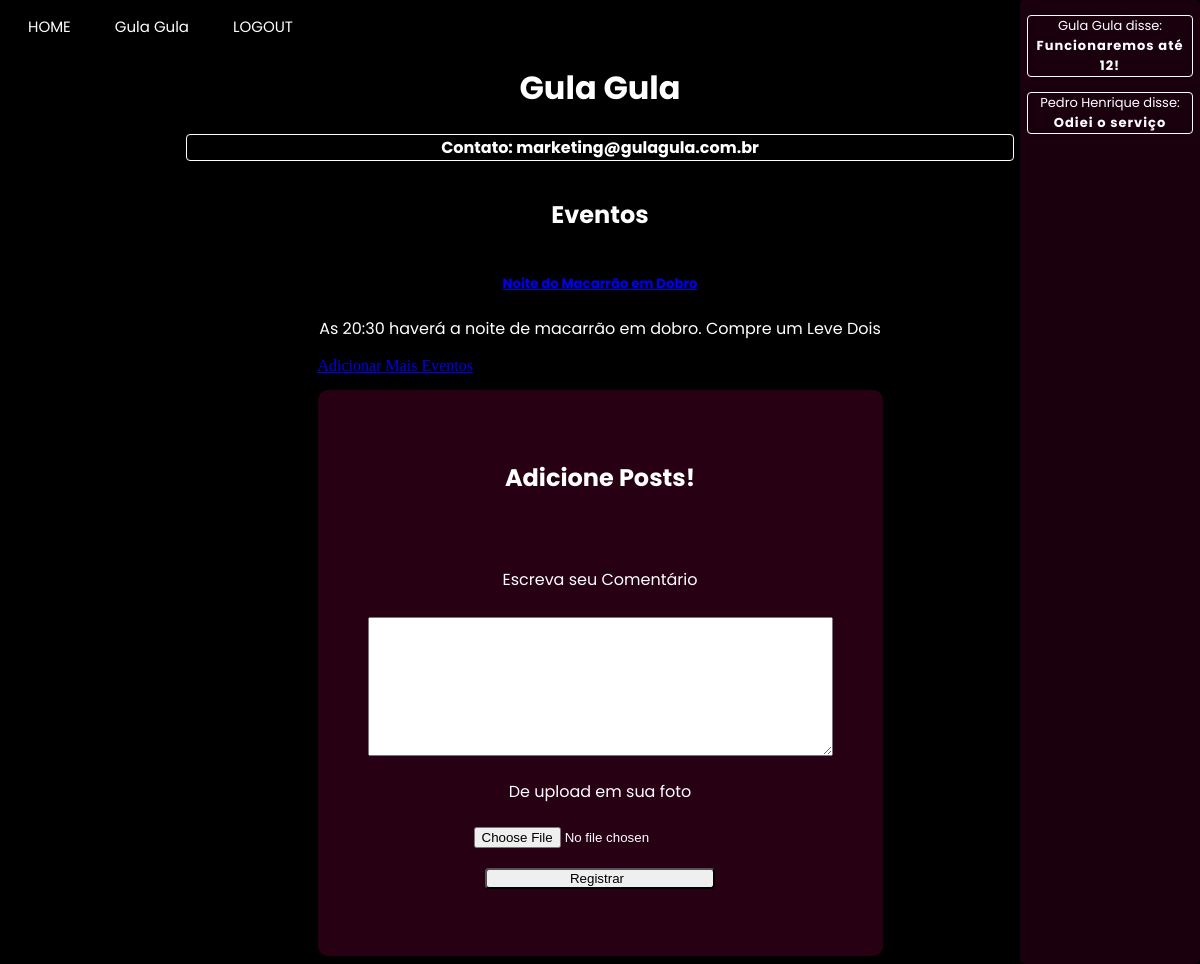
Before: /enterprise_page/Gula Gula (signed in) with the older database file.
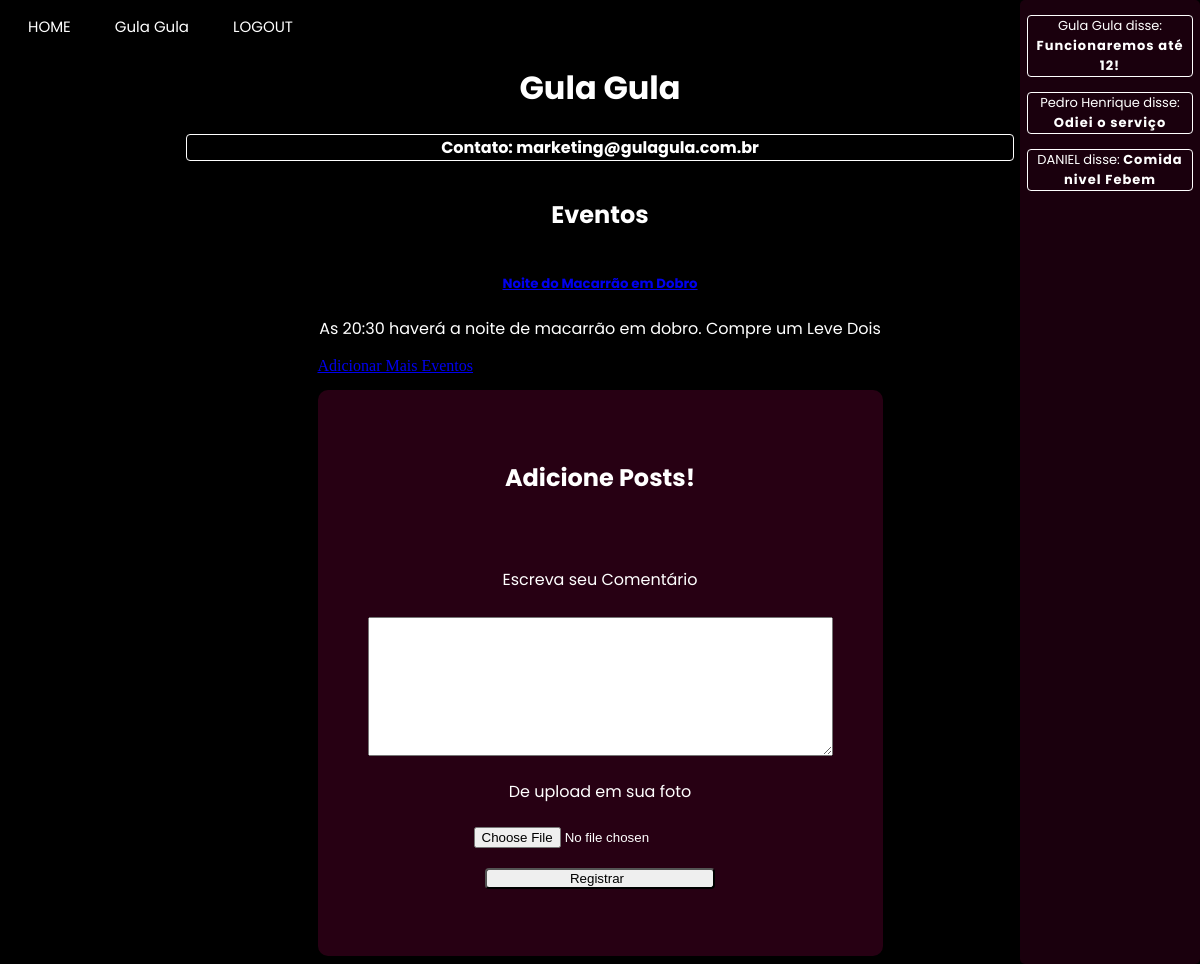
After: the same page with the newer database file.
### app/model.py (models this page shows, shortened)
class empresa(UserMixin, db.Model):
    __tablename__ = "empresa"
    id = db.Column(db.Integer,primary_key=True)
    enterprise_name = db.Column(db.String(64), index=True, unique=True)
    email = db.Column(db.String(120), index=True, unique=True)
    password_hash = db.Column(db.String(120))
    city = db.Column(db.String(120))
    latitude = db.Column(db.Float)
    longitude = db.Column(db.Float)
    district = db.Column(db.String(50))
    street = db.Column(db.String(120))
    posts = db.relationship("Post", backref="enterprise")

class Event(db.Model):
    id = db.Column(db.Integer, primary_key=True)
    body = db.Column(db.String(200))
    image = db.Column(db.String(200))
    timestamp = db.Column(db.Integer, index=True)
    empresa_id = db.Column(db.Integer)
    name = db.Column(db.String(200))
    latitude = db.Column(db.Float)
    longitude = db.Column(db.Float)
    event_type = db.Column(db.String(8))
    rank = db.Column(db.Float)
    avaliations = db.Column(db.Integer)
    age_groups = db.Column(db.String)

class Post(db.Model):
    id = db.Column(db.Integer, primary_key=True)
    body = db.Column(db.String(140))
    image = db.Column(db.String(200))
    timestamp = db.Column(db.Integer, index=True)
    empresa_id = db.Column(db.Integer, db.ForeignKey('empresa.id'))
    author_id = db.Column(db.Integer())
    event_id = db.Column(db.Integer())

class usuario(UserMixin, db.Model):
    __tablename__ = "usuario"
    id = db.Column(db.Integer, primary_key=True)
    username = db.Column(db.String(64), index=True, unique=True)
    email = db.Column(db.String(120), index=True, unique=True)
    password_hash = db.Column(db.String(120))
    city = db.Column(db.String(120))
    district = db.Column(db.String(50))
    age = db.Column(db.Integer)

### app/routes.py (the view, shortened to what this page needs)
@app.route("/enterprise_page/<name>", methods=["POST", "GET"])
@login_required
def enterprise_page_specific(name):
    form = Comments()
    enterpriseS= empresa.query.filter_by(enterprise_name=name).first()
    return render_template('enterprise_page.html', title=name, css_file="enterprise_page.css",user=current_user, usuario=usuario, enterprise=empresa, posts=Post.query.filter_by(empresa_id=enterpriseS.id), form=form, events=Event.query.filter_by(empresa_id=enterpriseS.id).all())

### app/forms.py
class Comments(FlaskForm):
    files = FileField("De upload em sua foto")
    evaluation = StringField("")
    text = TextAreaField("Escreva seu Comentário", validators=[DataRequired("Escreva seu comentário!")])
    submit = SubmitField("Registrar")

### app/model.py (called while the page is built)
@login.user_loader
def load_user(id):
    if usuario.query.get(int(id)):
        load = usuario.query.get(int(id))
    else:
        load = empresa.query.get(int(id))
    return load

### app/templates/enterprise_page.html (shortened to what this page needs)
{% extends "base.html" %}
{% block content %}
<h1>{{title}}</h1>
<h3>Contato: {{enterprise.query.filter_by(enterprise_name = title).first().email}}</h3>
<div class="alignment">
<h2>Eventos</h2>
{% if events|length == 0 %}
  <h5> Não existe nenhum evento vinculado a esta empresa</h5>
{% else %}
{% for event in events%}
<div>
  <h5><a href={{ url_for("event_page", name= event.name)}}>{{ event.name }}</a></h5>
  <p>{{ event.body }}</p></div>
{% endfor %}
{% endif %}
{% if not current_user.username %}
<a href={{ url_for("event_register_page")}}> Adicionar Mais Eventos</a>
{% endif %}
<section class="container">
  {% if current_user.username %}
  <h1>Envie-nos seu feedback</h1><br><br>
  {% else %}
  <h1>Adicione Posts!</h1><br><br>
  {% endif %}
      <form action="{{url_for('enterprise_page_specific', name = title)}}", method='post', novalidate>
          <div class="inputs">
            <p>
                {{ form.text.label }}<br><br>
                {{ form.text(size=32) }}<br>
            </p>
            <p>
                {{ form.files.label }}<br>
                {{ form.files(size=32) }}<br>
            </p>
        </div>
        <p>{{ form.submit() }}</p>
      </form>
    </section>
</div>
<aside class="aside">
  {% for post in posts%}
  {% if usuario.query.filter_by(id = post.author_id).first().username %}
  <div><p>{{ usuario.query.filter_by(id = post.author_id).first().username }} disse: <b>{{ post.body }}</b></p></div>
  {% else %}
  <div><p>{{ enterprise.query.filter_by(id = post.author_id).first().enterprise_name }} disse: <b>{{ post.body }}</b></p></div>
  {% endif %}
  {% endfor %}
</aside>
{% endblock %}

### app/templates/base.html (shortened to what this page needs)
<!DOCTYPE html>
<html>
    <head>
        {% if css_file%}
            <link rel="stylesheet" type="text/css" href="{{ url_for('static', filename=css_file) }}">
        {% else %}
            <link rel="stylesheet" type="text/css" href="{{ url_for('static', filename='user_page.css') }}">
        {% endif %}
    </head>
    <body>
        <header class="menu">
            <a id="main_page" href="{{ url_for('main_page') }}" class="button">HOME</a>
            {% if user.is_authenticated %}
            {% if user.username %}
            <a id="user_page" href="{{ url_for('user_page')}}"class="button">{{user.username}}</a>
            {% else %}
            <a id="enterprise_page" href="{{ url_for('enterprise_page_specific', name=user.enterprise_name)}}"class="button">{{user.enterprise_name}}</a>
            {% endif%}
            <a id="logout" href="{{ url_for('logout') }}" class="button">LOGOUT</a>
            {% else %}
            <a id="enterprise_register_page" href="{{ url_for('enterprise_register_page') }}" class="button">SEJA UM ANUNCIANTE</a>
            <a id="user_register_page" href="{{ url_for('user_register_page') }}" class="button">REGISTRO</a>
            <a id="login_page" href="{{ url_for('login_page') }}" class="button">LOGIN</a>
            {% endif %}
        </header>
        {% block content %}{% endblock %}
    </body>
</html>

### app/static/enterprise_page.css (style rules this page uses)
body { background: black; background-image: url("https://www.pixel4k.com/wp-content/uploads/2021/05/abstract-waving-4k_1620165379-1536x960.jpg"); background-repeat: no-repeat; background-size: cover; }
p { color:white; }
h1 { color:white; font-family: "Poppins"; display: grid; align-items: center; justify-content: center; }
h3 { color:white; font-family: Poppins; display: grid; align-items: center; justify-content: center; }
h2 { color:white; font-family: Poppins; display: grid; align-items: center; justify-content: center; }
h5 { color:white; font-family: Poppins; display: grid; align-items: center; justify-content: center; }
.alignment { display: grid; align-items: center; justify-content: center; }
section.container { background-color: rgba(87, 02, 43, 0.45); border-radius: 10px; align-items: center; justify-content: center; padding: 20px; }
.inputs input { outline: none; }
.inputs { margin: auto; text-align: center; }
.inputs input::placeholder { color: rgba(13, 0, 26, 0.8); }
form input[type=submit] { border-radius: 4px; padding-left: 0px; width: 230px; transition: all 0.3s ease; }
h3 { border: white solid 1px; border-radius: 4px; margin-left: 15%; margin-right: 15%; background-color: rgba(0,0,0, 0.5); font-size: 16px; }
.alignment p { text-align: center; }
section.container { padding: 50px; justify-content: center; margin-top: 15px; }
p b { font-family: "Poppins", sans-serif; letter-spacing: 1px; }
p { font-family: "Poppins", sans-serif; }
textarea#text { margin: 0px; height: 133px; width: 459px; }
input#files { margin-top: 5%; }
.aside { background-color: rgba(87, 02, 43, 0.3); font-family: "Poppins", sans-serif; top: 0; right: 0; position: fixed; height: 100%; width: 180px; border-radius: 5px; align-items: center; }
.aside p { text-align: center; border: white solid 1px; border-radius: 4px; margin: 7px; margin-top: 15px; font-size: 13px; }

### app/static/base.css (style rules this page uses)
header.menu { align-items: left; justify-content: start; }
a.button { border: none; color: white; padding: 5px 20px; text-align: center; text-decoration: none; display: inline-block; font-family:'Poppins'; font-size: 15px; }
.menu { margin-top: 10px; }

Changed rows visible on the page:
added Post: body "Comida nivel Febem"
now on this page (row unchanged): usuario: query.filter_by "DANIEL"
